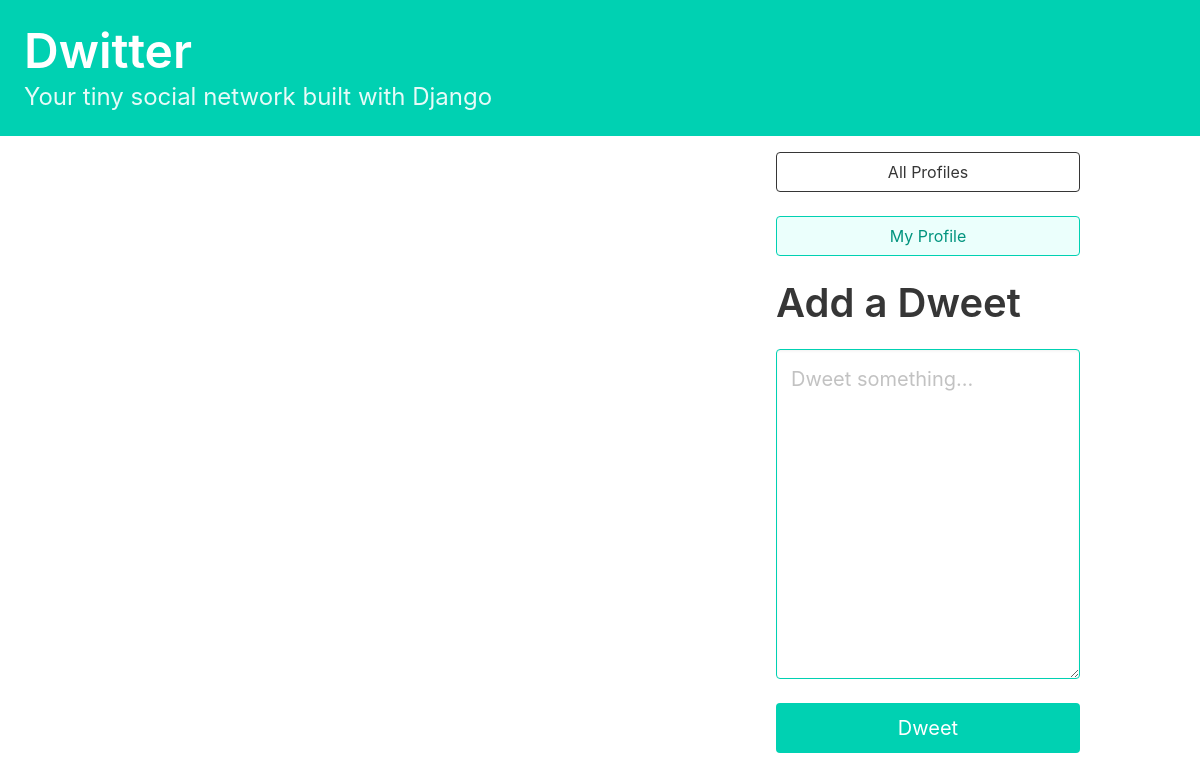
Page /home/ (signed in) on the earlier database version.
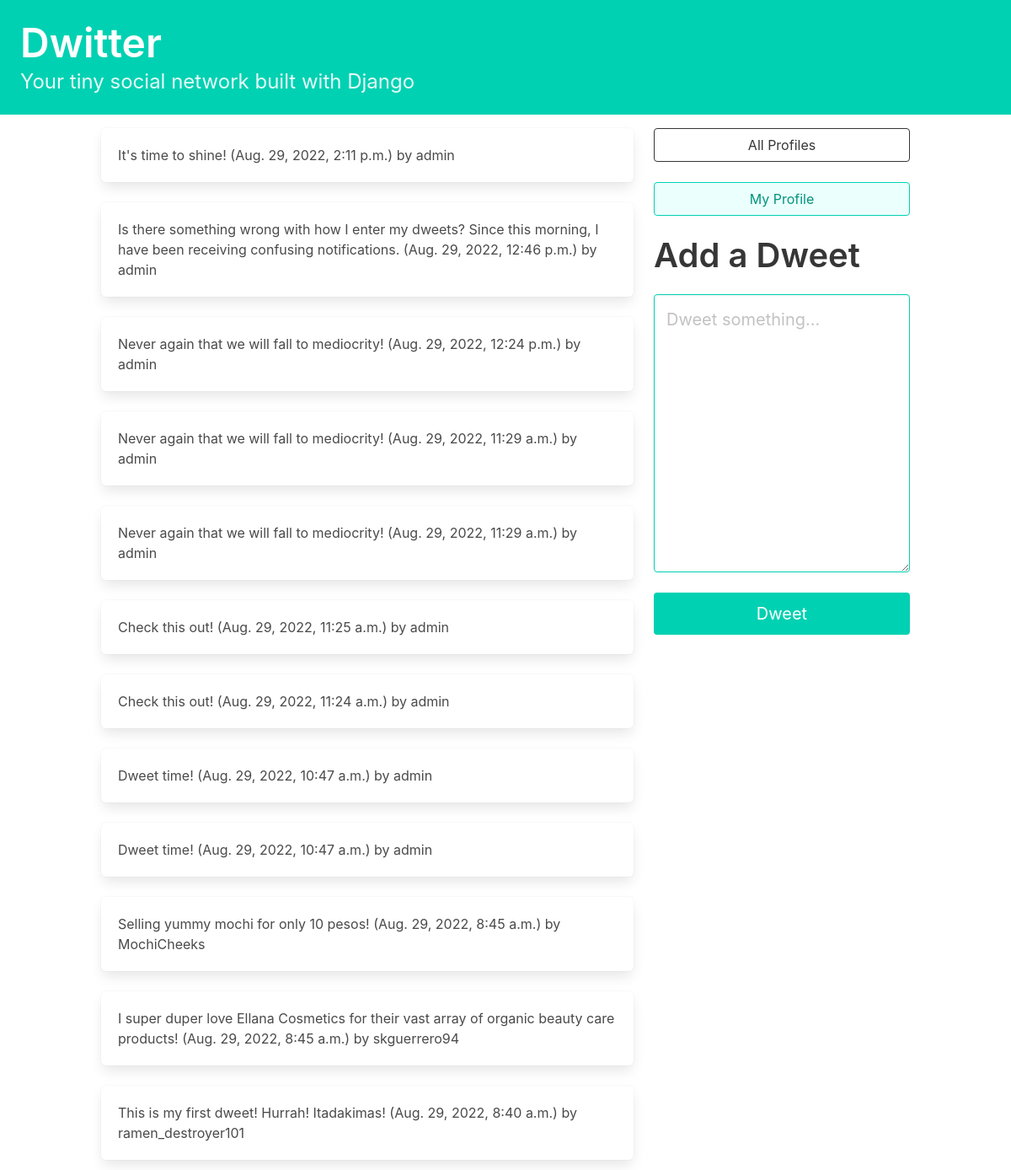
Same page on the later database version.
### dwitter/models.py (models this page shows, shortened)
class Dweet(models.Model):
    user = models.ForeignKey(
        User, related_name="dweets", on_delete=models.DO_NOTHING
    )
    body = models.CharField(max_length=140)
    created_at = models.DateTimeField(auto_now_add=True)

### dwitter/views.py (the view)
# urls.py: path("home/", dashboard, name="dashboard"),
def dashboard(request):
    form = DweetForm(request.POST or None)
    if request.method == "POST":
        if form.is_valid():
            dweet = form.save(commit=False)
            dweet.user = request.user
            dweet.save()
            return redirect("dwitter:dashboard")
    followed_dweets = Dweet.objects.filter(
        user__profile__in=request.user.profile.follows.all()
    ).order_by("-created_at")
    return render(
        request,
        "dwitter/dashboard.html",
        {"form": form, "dweets": followed_dweets},
    )

### dwitter/forms.py
class DweetForm(forms.ModelForm):
    body = forms.CharField(
        required=True,
        widget=forms.widgets.Textarea(
            attrs={
                "placeholder": "Dweet something...",
                "class": "textarea is-primary is-medium",
            }
        ),
        label="",
    )
    class Meta:
        model = Dweet
        exclude = ("user",)

### dwitter/templates/dwitter/dashboard.html (shortened to what this page needs)
{% extends 'base.html' %}
{% block content %}
<div class="column">
    {% for dweet in dweets  %}
        <div class="box">
            {{ dweet.body }}
            <span class="is-small has-text-grey-ligt">
                ({{ dweet.created_at }}) by {{ dweet.user.username }}
            </span>
        </div>
    {% endfor %}
</div>
<div class="column is-one-third">
    <div class="block">
        <a href="{% url 'dwitter:profile_list' %} ">
            <button class="button is-dark is-outlined is-fullwidth">
                All Profiles
            </button>
        </a>
    </div>
    <div class="block">
        <a href="{% url 'dwitter:profile' request.user.profile.id %} ">
            <button class="button is-primary is-light is-outlined is-fullwidth">
                My Profile
            </button>
        </a>
    </div>
    <div class="block">
        <div class="block">
            <h2 class="title is-2">Add a Dweet</p>
        </div>
        <div class="block">
            <form method="post">
                {{ form.as_p }}
                <button class="button is-primary is-fullwidth is-medium mt-5"
                        type="submit">
                    Dweet
                </button>
            </form>
        </div>
    </div>
</div>
{% endblock content %}

### dwitter/templates/base.html (shortened to what this page needs)
<!DOCTYPE html>
<html lang="en">
<head>
    <link rel="stylesheet"
          href="https://cdn.jsdelivr.net/npm/bulma@0.9.4/css/bulma.min.css">
</head>
<body>
    <a href="{% url 'dwitter:dashboard' %} ">
        <section class="hero is-small is-primary mb-4">
            <div class="hero-body">
                <h1 class="title is-1">
                    Dwitter
                </h1>
                <p class="subtitle is-4">
                    Your tiny social network built with Django
                </p>
            </div>
        </section>
    </a>
    <div class="container">
        <div class="columns">
        {% block content %}
        {% endblock content %}
        </div>
    </div>
</body>
</html>

Differences in the rows shown:
added Dweet: body "It's time to shine!", created_at "Aug. 29, 2022, 2:11 p.m.", user.username "admin"
added Dweet: body "Is there something wrong with how I enter my dweets? Since this morning, I have been receiving confusing notifications.", created_at "Aug. 29, 2022, 12:46 p.m.", user.username "admin"
added Dweet: body "Never again that we will fall to mediocrity!", created_at "Aug. 29, 2022, 12:24 p.m.", user.username "admin"
added Dweet: body "Never again that we will fall to mediocrity!", created_at "Aug. 29, 2022, 11:29 a.m.", user.username "admin"
added Dweet: body "Never again that we will fall to mediocrity!", created_at "Aug. 29, 2022, 11:29 a.m.", user.username "admin"
added Dweet: body "Check this out!", created_at "Aug. 29, 2022, 11:25 a.m.", user.username "admin"
added Dweet: body "Check this out!", created_at "Aug. 29, 2022, 11:24 a.m.", user.username "admin"
added Dweet: body "Dweet time!", created_at "Aug. 29, 2022, 10:47 a.m.", user.username "admin"
added Dweet: body "Dweet time!", created_at "Aug. 29, 2022, 10:47 a.m.", user.username "admin"
added Dweet: body "Selling yummy mochi for only 10 pesos!", created_at "Aug. 29, 2022, 8:45 a.m.", user.username "MochiCheeks"
added Dweet: body "I super duper love Ellana Cosmetics for their vast array of organic beauty care products!", created_at "Aug. 29, 2022, 8:45 a.m.", user.username "skguerrero94"
added Dweet: body "This is my first dweet! Hurrah! Itadakimas!", created_at "Aug. 29, 2022, 8:40 a.m.", user.username "ramen_destroyer101"
